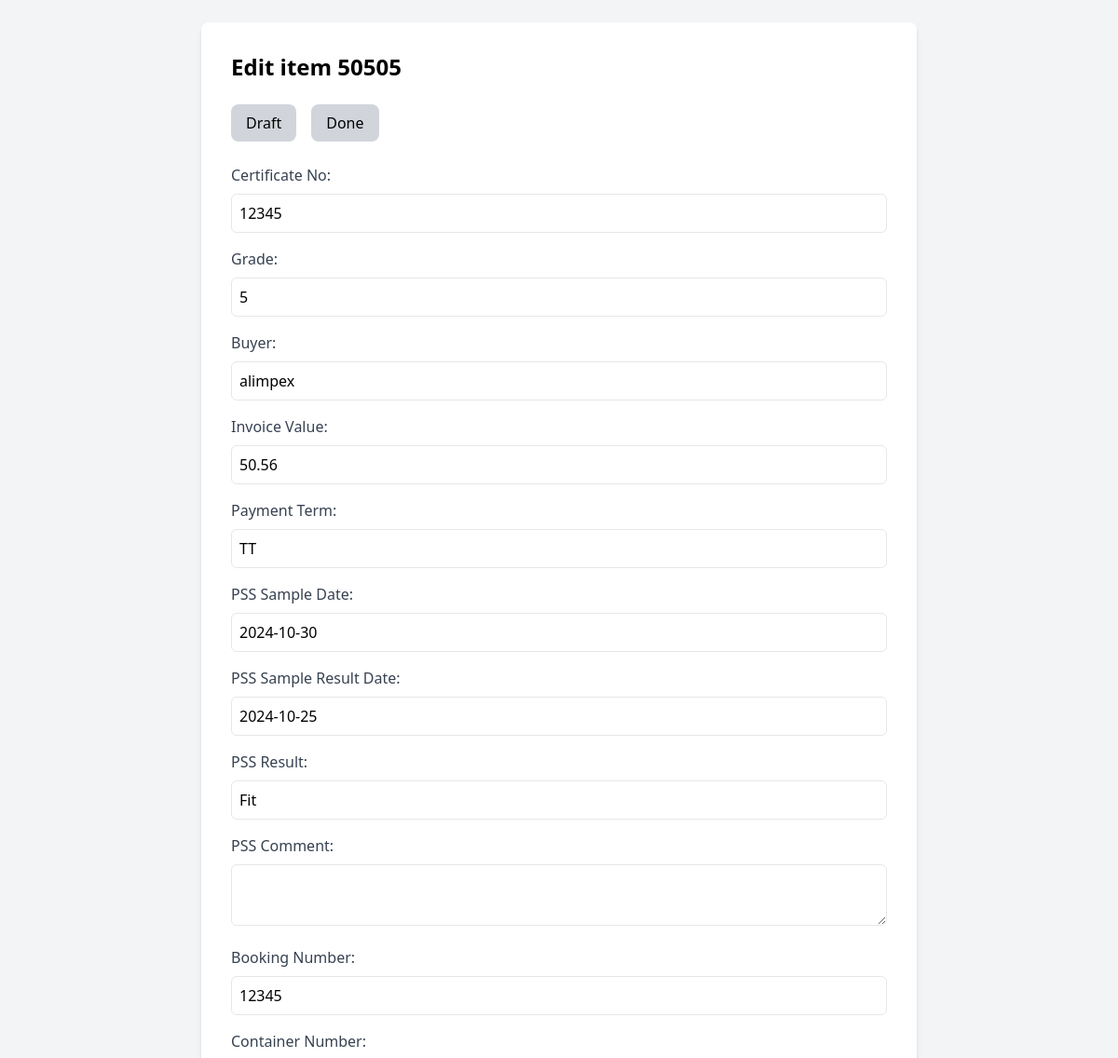
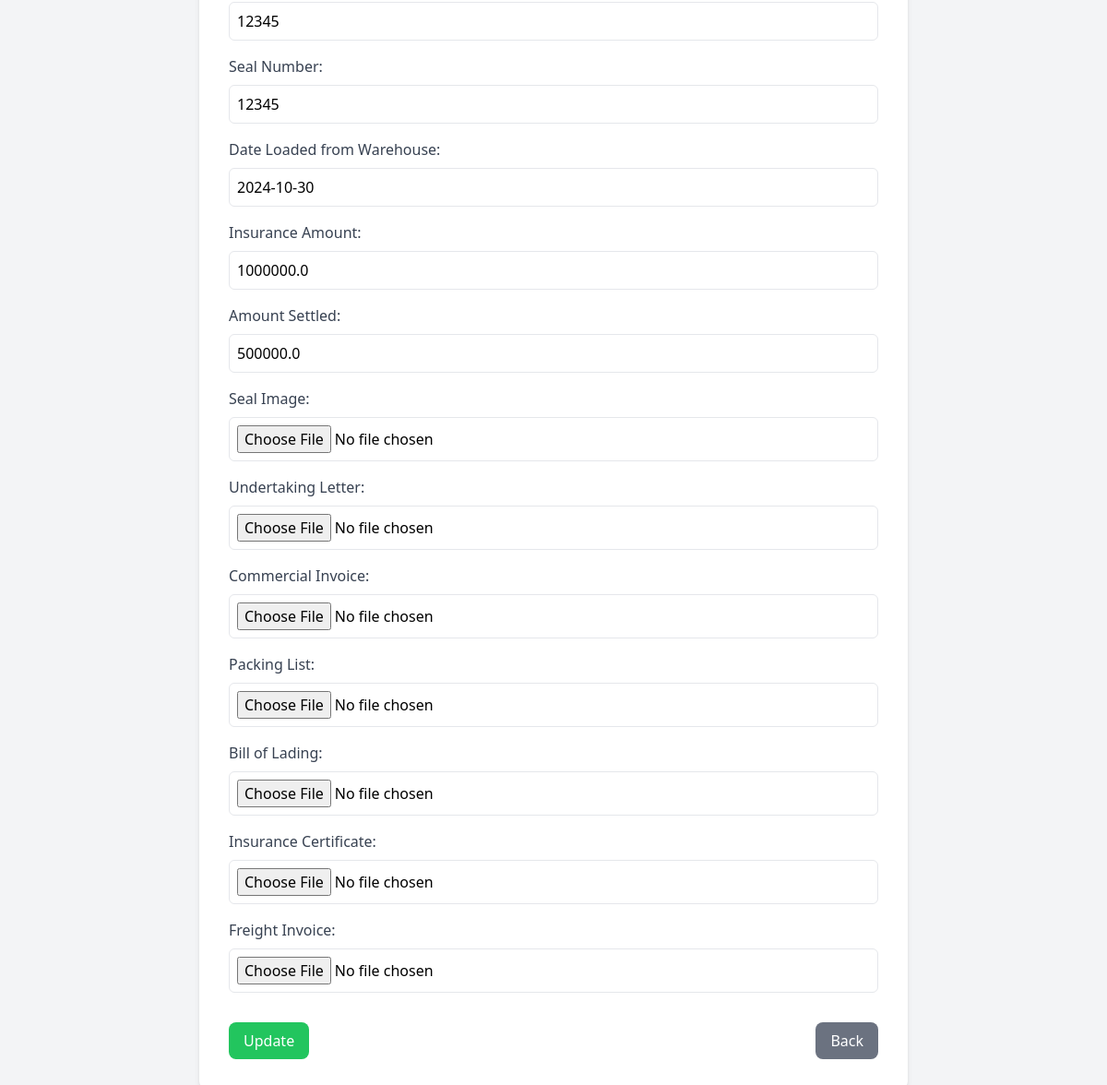
/edit/50505, run on the app's committed database (2 pictures, top to bottom).
### app.py (models this page shows, shortened)
class FormData(db.Model):
    id = db.Column(db.Integer, primary_key=True)
    no = db.Column(db.String(100), nullable=False)
    contract_no = db.Column(db.String(100), nullable=False)
    cert_no = db.Column(db.String(100), nullable=False)
    grade = db.Column(db.String(100), nullable=False)
    buyer = db.Column(db.String(100), nullable=False)
    invoice_value = db.Column(db.Float, nullable=False)
    payment_term = db.Column(db.String(50), nullable=False)
    seal_image = db.Column(db.String(200), nullable=True)
    undertaking_image = db.Column(db.String(200), nullable=True)
    documentary_credit = db.Column(db.String(200), nullable=True)
    bags = db.Column(db.String(200), nullable=True)
    mts = db.Column(db.String(200), nullable=True)
    fcl = db.Column(db.String(200), nullable=True)
    clu_inspected_date = db.Column(db.String(200), nullable=True)
    clu_result = db.Column(db.String(200), nullable=True)
    destination = db.Column(db.String(200), nullable=True)
    permit_number = db.Column(db.String(200), nullable=True)
    lpco_number = db.Column(db.String(200), nullable=True)
    shipping_line = db.Column(db.String(200), nullable=True)
    pss_sample_date = db.Column(db.String(100), nullable=False)
    pss_sample_result_date = db.Column(db.String(100), nullable=False)
    pss_result = db.Column(db.String(50), nullable=False)
    pss_comment = db.Column(db.Text, nullable=True)
    booking_number = db.Column(db.String(100), nullable=False)
    booking_confirmation_image = db.Column(db.String(200), nullable=True)
    container_number = db.Column(db.String(100), nullable=False)
    container_image = db.Column(db.String(200), nullable=True)
    seal_number = db.Column(db.String(100), nullable=False)
    date_loaded_from_wh = db.Column(db.String(100), nullable=False)
    transitor_name = db.Column(db.String(100), nullable=False)
    transitor_operation_number = db.Column(db.String(100), nullable=False)
    insurance_company = db.Column(db.String(100), nullable=False)
    insurance_amount = db.Column(db.Float, nullable=False)
    truck_or_train_plate_number = db.Column(db.String(100), nullable=False)
    driver_phone_number = db.Column(db.String(100), nullable=False)
    djibouti_forwarder = db.Column(db.String(100), nullable=False)
    djibouti_forwarder_contact = db.Column(db.String(100), nullable=False)
    vessel_date = db.Column(db.String(100), nullable=False)
    vessel_name = db.Column(db.String(100), nullable=False)
    bill_no = db.Column(db.String(100), nullable=False)
    date_received_obl = db.Column(db.String(100), nullable=False)
    date_docs_sent_to_bank = db.Column(db.String(100), nullable=False)
    docs_awb_number = db.Column(db.String(100), nullable=False)
    date_credit_advice_received = db.Column(db.String(100), nullable=False)
    payment_status = db.Column(db.String(100), nullable=False)
    amount_settled = db.Column(db.Float, nullable=False)
    bank = db.Column(db.String(100), nullable=False)
    ecd_number = db.Column(db.String(100), nullable=False)
    status = db.Column(db.String(100), nullable=False, default='Draft')  # Status starts as Draft
    remark = db.Column(db.String(100), nullable=False)
    railway_bill_image = db.Column(db.String(200), nullable=True)
    payment_receipt_image = db.Column(db.String(200), nullable=True)
    trackway_bill_image = db.Column(db.String(200), nullable=True)
    nb_contract_image = db.Column(db.String(200), nullable=True)
    commercial_invoice_image = db.Column(db.String(200), nullable=True)
    pl_image = db.Column(db.String(200), nullable=True)
    vgm_image = db.Column(db.String(200), nullable=True)
    payment_recieptt_image = db.Column(db.String(200), nullable=True)
    created_at = db.Column(db.DateTime, default=datetime.utcnow)  # Track when form is created
    updated_at = db.Column(db.DateTime, onupdate=datetime.utcnow)  # Track when form is updated

### app.py (the view, shortened to what this page needs)
@app.route('/edit/<string:contract_no>', methods=['GET', 'POST'])
def edit_item(contract_no):
    form_data = FormData.query.filter_by(contract_no=contract_no).first()
    return render_template('edit_form.html', form_data=form_data)

### templates/edit_form.html (shortened to what this page needs)
<!DOCTYPE html>
<html lang="en">
<head>
    <script src="https://cdn.tailwindcss.com"></script>
</head>
<body class="bg-gray-100 p-6">
    <form method="POST" enctype="multipart/form-data" class="max-w-3xl mx-auto bg-white p-8 rounded-lg shadow-md">
        <h2 class="text-2xl font-bold mb-6">Edit item {{form_data.contract_no}}</h2>
        <div class="flex mb-6">
            <div class="cursor-pointer px-4 py-2 rounded-lg text-center mr-4 {{ 'bg-green-500 text-white' if form_data.status == 'Draft' else 'bg-gray-300' }}" id="draft-status" onclick="setStatus('Draft')">
                Draft
            </div>
            <div class="cursor-pointer px-4 py-2 rounded-lg text-center {{ 'bg-green-500 text-white' if form_data.status == 'Done' else 'bg-gray-300' }}" id="done-status" onclick="setStatus('Done')">
                Done
            </div>
        </div>
        <div class="grid grid-cols-1 gap-4">
            <div>
                <label for="cert_no" class="block font-medium text-gray-700">Certificate No:</label>
                <input type="text" name="cert_no" value="{{ form_data.cert_no }}" class="w-full mt-2 p-2 border rounded-md" required>
            </div>
            <div>
                <label for="grade" class="block font-medium text-gray-700">Grade:</label>
                <input type="text" name="grade" value="{{ form_data.grade }}" class="w-full mt-2 p-2 border rounded-md" required>
            </div>
            <div>
                <label for="buyer" class="block font-medium text-gray-700">Buyer:</label>
                <input type="text" name="buyer" value="{{ form_data.buyer }}" class="w-full mt-2 p-2 border rounded-md" required>
            </div>
            <div>
                <label for="invoice_value" class="block font-medium text-gray-700">Invoice Value:</label>
                <input type="number" name="invoice_value" value="{{ form_data.invoice_value }}" class="w-full mt-2 p-2 border rounded-md" required>
            </div>
            <div>
                <label for="payment_term" class="block font-medium text-gray-700">Payment Term:</label>
                <input type="text" name="payment_term" value="{{ form_data.payment_term }}" class="w-full mt-2 p-2 border rounded-md" required>
            </div>
            <div>
                <label for="pss_sample_date" class="block font-medium text-gray-700">PSS Sample Date:</label>
                <input type="text" name="pss_sample_date" value="{{ form_data.pss_sample_date }}" class="w-full mt-2 p-2 border rounded-md" required>
            </div>
            <div>
                <label for="pss_sample_result_date" class="block font-medium text-gray-700">PSS Sample Result Date:</label>
                <input type="text" name="pss_sample_result_date" value="{{ form_data.pss_sample_result_date }}" class="w-full mt-2 p-2 border rounded-md" required>
            </div>
            <div>
                <label for="pss_result" class="block font-medium text-gray-700">PSS Result:</label>
                <input type="text" name="pss_result" value="{{ form_data.pss_result }}" class="w-full mt-2 p-2 border rounded-md" required>
            </div>
            <div>
                <label for="pss_comment" class="block font-medium text-gray-700">PSS Comment:</label>
                <textarea name="pss_comment" class="w-full mt-2 p-2 border rounded-md">{{ form_data.pss_comment }}</textarea>
            </div>
            <div>
                <label for="booking_number" class="block font-medium text-gray-700">Booking Number:</label>
                <input type="text" name="booking_number" value="{{ form_data.booking_number }}" class="w-full mt-2 p-2 border rounded-md" required>
            </div>
            <div>
                <label for="container_number" class="block font-medium text-gray-700">Container Number:</label>
                <input type="text" name="container_number" value="{{ form_data.container_number }}" class="w-full mt-2 p-2 border rounded-md" required>
            </div>
            <div>
                <label for="seal_number" class="block font-medium text-gray-700">Seal Number:</label>
                <input type="text" name="seal_number" value="{{ form_data.seal_number }}" class="w-full mt-2 p-2 border rounded-md" required>
            </div>
            <div>
                <label for="date_loaded_from_wh" class="block font-medium text-gray-700">Date Loaded from Warehouse:</label>
                <input type="text" name="date_loaded_from_wh" value="{{ form_data.date_loaded_from_wh }}" class="w-full mt-2 p-2 border rounded-md" required>
            </div>
            <div>
                <label for="insurance_amount" class="block font-medium text-gray-700">Insurance Amount:</label>
                <input type="number" name="insurance_amount" value="{{ form_data.insurance_amount }}" class="w-full mt-2 p-2 border rounded-md" required>
            </div>
            <div>
                <label for="amount_settled" class="block font-medium text-gray-700">Amount Settled:</label>
                <input type="number" name="amount_settled" value="{{ form_data.amount_settled }}" class="w-full mt-2 p-2 border rounded-md" required>
            </div>
            <div>
                <label for="seal_image" class="block font-medium text-gray-700">Seal Image:</label>
                <input type="file" name="seal_image" class="w-full mt-2 p-2 border rounded-md">
            </div>
            <div>
                <label for="undertaking_letter" class="block font-medium text-gray-700">Undertaking Letter:</label>
                <input type="file" name="undertaking_letter" class="w-full mt-2 p-2 border rounded-md">
            </div>
            <div>
                <label for="commercial_invoice" class="block font-medium text-gray-700">Commercial Invoice:</label>
                <input type="file" name="commercial_invoice" class="w-full mt-2 p-2 border rounded-md">
            </div>
            <div>
                <label for="packing_list" class="block font-medium text-gray-700">Packing List:</label>
                <input type="file" name="packing_list" class="w-full mt-2 p-2 border rounded-md">
            </div>
            <div>
                <label for="bill_of_lading" class="block font-medium text-gray-700">Bill of Lading:</label>
                <input type="file" name="bill_of_lading" class="w-full mt-2 p-2 border rounded-md">
            </div>
            <div>
                <label for="insurance_certificate" class="block font-medium text-gray-700">Insurance Certificate:</label>
                <input type="file" name="insurance_certificate" class="w-full mt-2 p-2 border rounded-md">
            </div>
            <div>
                <label for="freight_invoice" class="block font-medium text-gray-700">Freight Invoice:</label>
                <input type="file" name="freight_invoice" class="w-full mt-2 p-2 border rounded-md">
            </div>
        </div>
        <div class="flex justify-between mt-8">
            <input type="submit" value="Update" class="bg-green-500 text-white py-2 px-4 rounded-lg cursor-pointer hover:bg-green-600">
            <button type="button" class="bg-gray-500 text-white py-2 px-4 rounded-lg hover:bg-gray-600" onClick="window.location.href='/list_items'">Back</button>
        </div>
    </form>
</body>
</html>

### data on the page
FormData: contract_no "50505", cert_no "12345", grade "5", buyer "alimpex", invoice_value "50.56", payment_term "TT", pss_sample_date "2024-10-30", pss_sample_result_date "2024-10-25", pss_result "Fit", booking_number "12345", container_number "12345", seal_number "12345", date_loaded_from_wh "2024-10-30", insurance_amount "1000000.0", amount_settled "500000.0"
